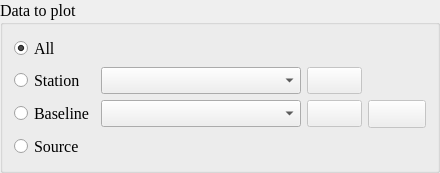
           <widget class="QGroupBox" name="groupBox">
            <property name="sizePolicy">
             <sizepolicy hsizetype="Expanding" vsizetype="Expanding">
              <horstretch>0</horstretch>
              <verstretch>0</verstretch>
             </sizepolicy>
            </property>
            <property name="minimumSize">
             <size>
              <width>0</width>
              <height>0</height>
             </size>
            </property>
            <property name="font">
             <font>
              <family>Times New Roman</family>
              <pointsize>12</pointsize>
              <weight>50</weight>
              <bold>false</bold>
             </font>
            </property>
            <property name="title">
             <string>Data to plot</string>
            </property>
            <layout class="QHBoxLayout" name="horizontalLayout_27">
             <item>
              <layout class="QGridLayout" name="gridLayout_7">
               <item row="0" column="0">
                <widget class="QRadioButton" name="radioButton_plot_all">
                 <property name="sizePolicy">
                  <sizepolicy hsizetype="Fixed" vsizetype="Fixed">
                   <horstretch>0</horstretch>
                   <verstretch>0</verstretch>
                  </sizepolicy>
                 </property>
                 <property name="text">
                  <string>All</string>
                 </property>
                 <property name="checked">
                  <bool>true</bool>
                 </property>
                </widget>
               </item>
               <item row="1" column="0">
                <widget class="QRadioButton" name="radioButton_plot_station">
                 <property name="text">
                  <string>Station</string>
                 </property>
                 <property name="checked">
                  <bool>false</bool>
                 </property>
                </widget>
               </item>
               <item row="1" column="1">
                <widget class="QComboBox" name="comboBox_plot_station">
                 <property name="sizePolicy">
                  <sizepolicy hsizetype="Fixed" vsizetype="Fixed">
                   <horstretch>0</horstretch>
                   <verstretch>0</verstretch>
                  </sizepolicy>
                 </property>
                 <property name="minimumSize">
                  <size>
                   <width>200</width>
                   <height>0</height>
                  </size>
                 </property>
                </widget>
               </item>
               <item row="1" column="2">
                <widget class="QPushButton" name="pushButton_plot_resOmitSta">
                 <property name="enabled">
                  <bool>false</bool>
                 </property>
                 <property name="sizePolicy">
                  <sizepolicy hsizetype="Fixed" vsizetype="Fixed">
                   <horstretch>0</horstretch>
                   <verstretch>0</verstretch>
                  </sizepolicy>
                 </property>
                 <property name="toolTip">
                  <string>&lt;html&gt;&lt;head/&gt;&lt;body&gt;&lt;p&gt;Remove the station data&lt;/p&gt;&lt;/body&gt;&lt;/html&gt;</string>
                 </property>
                 <property name="text">
                  <string/>
                 </property>
                 <property name="icon">
                  <iconset resource="mysource.qrc">
                   <normaloff>:/icons/icons/remove.png</normaloff>:/icons/icons/remove.png</iconset>
                 </property>
                 <property name="iconSize">
                  <size>
                   <width>20</width>
                   <height>20</height>
                  </size>
                 </property>
                </widget>
               </item>
               <item row="2" column="0">
                <widget class="QRadioButton" name="radioButton_plot_baseline">
                 <property name="text">
                  <string>Baseline</string>
                 </property>
                </widget>
               </item>
               <item row="2" column="1">
                <widget class="QComboBox" name="comboBox_plot_baseline"/>
               </item>
               <item row="2" column="2">
                <widget class="QPushButton" name="pushButton_plot_resOmitBL">
                 <property name="enabled">
                  <bool>false</bool>
                 </property>
                 <property name="sizePolicy">
                  <sizepolicy hsizetype="Fixed" vsizetype="Fixed">
                   <horstretch>0</horstretch>
                   <verstretch>0</verstretch>
                  </sizepolicy>
                 </property>
                 <property name="toolTip">
                  <string>&lt;html&gt;&lt;head/&gt;&lt;body&gt;&lt;p&gt;remove the baseline data&lt;/p&gt;&lt;/body&gt;&lt;/html&gt;</string>
                 </property>
                 <property name="text">
                  <string/>
                 </property>
                 <property name="icon">
                  <iconset resource="mysource.qrc">
                   <normaloff>:/icons/icons/remove.png</normaloff>:/icons/icons/remove.png</iconset>
                 </property>
                 <property name="iconSize">
                  <size>
                   <width>20</width>
                   <height>20</height>
                  </size>
                 </property>
                </widget>
               </item>
               <item row="2" column="3">
                <widget class="QPushButton" name="pushButton_plot_resAddBlClock">
                 <property name="enabled">
                  <bool>false</bool>
                 </property>
                 <property name="sizePolicy">
                  <sizepolicy hsizetype="Fixed" vsizetype="Fixed">
                   <horstretch>0</horstretch>
                   <verstretch>0</verstretch>
                  </sizepolicy>
                 </property>
                 <property name="font">
                  <font>
                   <family>Times New Roman</family>
                   <pointsize>13</pointsize>
                   <weight>50</weight>
                   <bold>false</bold>
                  </font>
                 </property>
                 <property name="toolTip">
                  <string>&lt;html&gt;&lt;head/&gt;&lt;body&gt;&lt;p&gt;estimate the baseline clock&lt;/p&gt;&lt;/body&gt;&lt;/html&gt;</string>
                 </property>
                 <property name="text">
                  <string/>
                 </property>
                 <property name="icon">
                  <iconset resource="mysource.qrc">
                   <normaloff>:/icons/icons/estimate.png</normaloff>:/icons/icons/estimate.png</iconset>
                 </property>
                 <property name="iconSize">
                  <size>
                   <width>20</width>
                   <height>20</height>
                  </size>
                 </property>
                </widget>
               </item>
               <item row="3" column="0">
                <widget class="QRadioButton" name="radioButton_plot_source">
                 <property name="text">
                  <string>Source</string>
                 </property>
                </widget>
               </item>
              </layout>
             </item>
            </layout>
           </widget>
